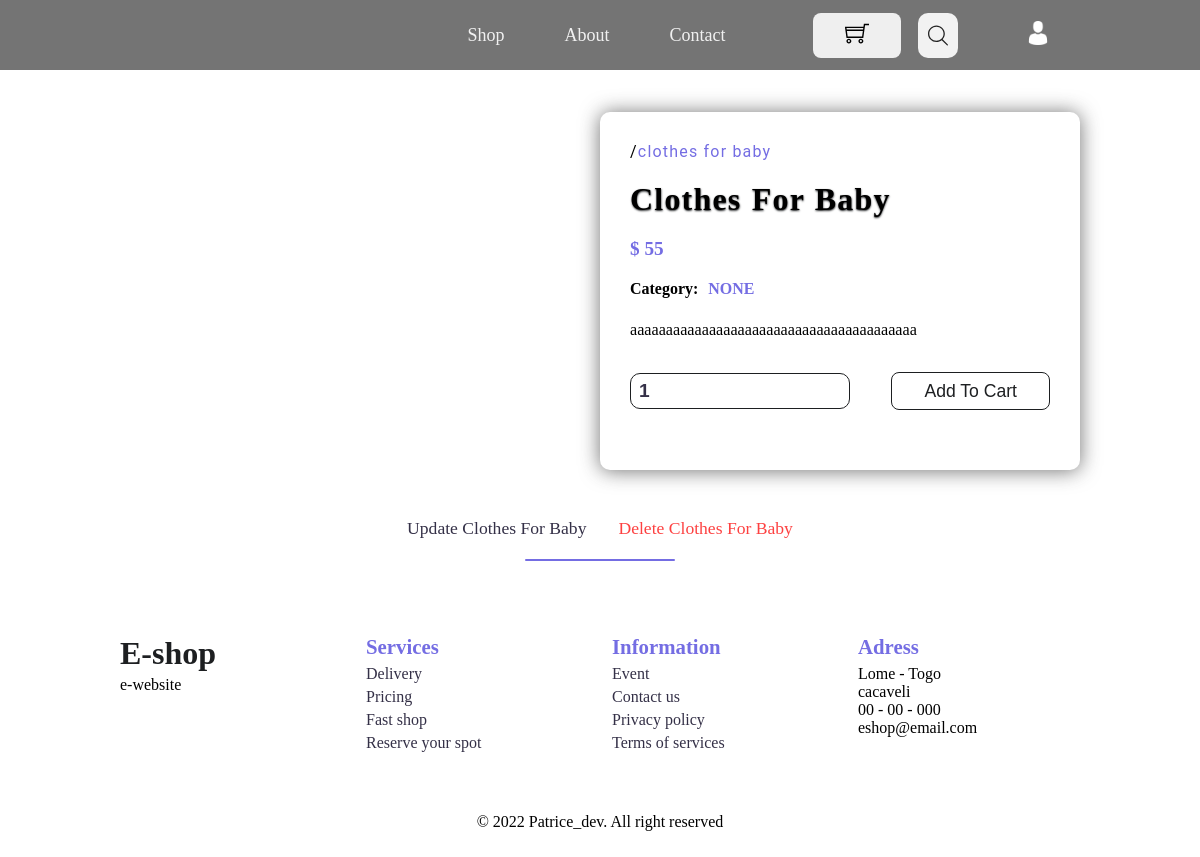
The page /clothes for baby/6/55/ (signed in) on the database its author committed.
### product/models.py (models this page shows, shortened)
class Product(models.Model):
    create = models.DateTimeField(auto_now_add=True)
    by_user = models.CharField(_("User"), max_length=50, null=True, blank=True)
    name = models.CharField(_("Product name"), max_length=50)
    price = models.PositiveIntegerField(_("Price"))
    discount_price = models.PositiveIntegerField(_("Discount price"), default=0, blank=True)
    short_description = models.CharField(_("Short description"), max_length=50, null=True, blank=True)
    long_description = models.TextField(_("Long description"), null=True, blank=True)
    quantity_in_stock = models.PositiveIntegerField(_("Quantity"), default=1, blank=True)
    available = models.BooleanField(_("Available"), default=True)
    product_type = models.CharField(_("Type of product"), choices=TYPE, max_length=50, null=True, blank=True)
    product_image = models.ImageField(_("Product Gallery"))
    is_deleted = models.BooleanField(default=False)
    objects = models.Manager()
    is_available = ProductManager()
    @property
    def image_url(self):
        try:
            url = self.product_image.url
        except:
            url = ''
        return url

### product/views.py (the view)
# urls.py: path('<str:name>/<int:id>/<int:price>/', product_detail, name='product-detail'),
def product_detail(request, name, id, price):
    product = Product.objects.get(name=name, id=id, price=price)
    product_file = product.file_set.all()
    main_image = product_file.first()
    gallery = product_file.order_by('?')[1:]
    context = {
        'product': product,
        'main_image': main_image,
        'gallery': gallery,
    }
    return render(request, 'product/product_detail.html', context)

### authapp/models.py (called while the page is built)
    def __str__(self):
        return self.email

### cart/context_processors.py (called while the page is built)
def context_cart_item(request):
    cart_item, cart_item_number = CartItem.objects.none(), 0
    if request.user.is_authenticated:
        try:
            cart = get_object_or_404(Cart, cart_user=request.user, complete=False)
            cart_item = cart.cartitem_set.all()
            cart_item_number = cart_item.count()
        except:
            pass
    context = {
        'context_cart_item': cart_item,
        'cart_item_number': cart_item_number,
    }
    return context

### product/templates/product/product_detail.html (shortened to what this page needs)
{% extends 'product/base.html' %}
{% block content %}
<section class="product_detail_section">
    <div class="product_detail">
        <div class="product_image" >
        </div>
        <div class="product_detail_information">
            <h4>{{product.category}}/<span>{{product.name}}</span></h4>
            <h1 class="product_detail_name">{{product.name|title}}</h1>
            <h3 class="product_detail_price">$ {{product.price}}</h3>
            <h5 class="product_detail_category">Category:<span>{{product.product_type|upper}}</span></h5>
            <p class="product_detail_plus">{{product.long_description|urlize}}
            </p>
            <form data-product-id = {{product.id}} data-product-name = {{product.name}} class="add_to_cart_btn user_input" action="{% url 'cart:add-to-cart'%}" method="POST">
                <input type='number' min = 1 default=1 value=1 id="user_product_quantity">
                <button class="btn">Add to cart</button>
            </form>
        </div>
    </div>
    <div class='staff_action'>
        <a class='update_prod' href="{% url 'product:update-product' product.id %}">Update {{product.name}}</a>
        <a class='remove_prod' href="{% url 'product:delete-product' product.id %}">Delete {{product.name}}</a>
    </div>
</section>
{% endblock content %}

### static/scss/main.css (style rules this page uses)
.msg__modal__container, .card, .profile__form, .dashboard > nav, .auth, .checkout_cart, .checkout_coupon, .checkout_payment, .cart__overview, .cart, .product_detail_information, .gallery > img, .overview.active { box-shadow: 0px 0.8px 20px 0.18px rgba(44, 44, 44, 0.66); border-radius: 10px; }
.checkout_coupon > div > input[type=number], label > input, .user_input > input[type=number] { border: 1px solid #1D1F21; border-radius: 10px; padding: 0px 8px; outline: none; }
.profile_container, .profile_information > form, .user_cart, .dashboard > nav, .checkout_cart, .checkout_coupon, .checkout_payment, #item_picture, .cart_image, .cart, .product_detail_information, .gallery, .active_img, .product_detail_image, .product_list_image, .product_section > div, .modal_container.active { animation-name: smooth_feding; animation-duration: 1.2s; }
* { box-sizing: border-box; margin: 0; padding: 0; }
a { text-decoration: none; color: #1D1F21; cursor: pointer; }
body { font-size: 16px; }
button { padding: 0.5rem 2rem; border: none; border-radius: 8px; font-size: 1.1rem; text-transform: capitalize; width: auto; cursor: pointer; }
.btn { border: 1px solid #1D1F21; color: #1D1F21; background-color: transparent; }
.product_detail { display: grid; grid-template-columns: 1fr 1fr; grid-template-rows: auto; width: 80vw; margin: 7rem auto auto; }
.product_image { margin-right: 50px; }
.product_detail_information { padding: 30px; }
.product_detail_information > h4 { font-size: 16px; font-weight: 400; font-family: Roboto; letter-spacing: 1.2px; }
.product_detail_information > h4 > span { color: #746DE3; }
.product_detail_name { font-size: 2rem; font-weight: 600; letter-spacing: 1.2px; word-spacing: 1px; margin: 20px 0px; text-transform: capitalize; text-shadow: 0.2px 0.8px 2px #1D1F21; }
.product_detail_price { font-size: 1.2rem; color: #746DE3; margin: 20px 0px; }
.product_detail_category { text-transform: capitalize; font-weight: 600; font-size: 0.999rem; margin: 20px 0px; }
.product_detail_category > span { color: #746DE3; margin-left: 10px; }
.product_detail_plus { font-weight: 400; font-size: 1.01rem; line-height: 24px; margin: 20px 0px; }
.staff_action { display: flex; justify-content: center; align-items: center; font-size: 1.1rem; text-transform: capitalize; margin-top: 3rem; }
.update_prod, .remove_prod { margin: 0rem 1rem; }
.update_prod { color: #343047; transition: all 0.4s ease-in; }
.remove_prod { transition: all 0.4s ease-in; color: rgba(253, 48, 48, 0.918); }
.user_input { display: flex; justify-content: space-between; align-items: center; margin: 30px 0px; }
.user_input > input[type=number] { width: 220px; height: 36px; font-size: 1.2rem; color: #343047; font-weight: 600; }
.user_input > button { height: 38px; }

### rows shown on the page
Product: name "clothes for baby", name "Clothes For Baby", price "55", product_type "NONE", long_description "aaaaaaaaaaaaaaaaaaaaaaaaaaaaaaaaaaaaaaaa"
